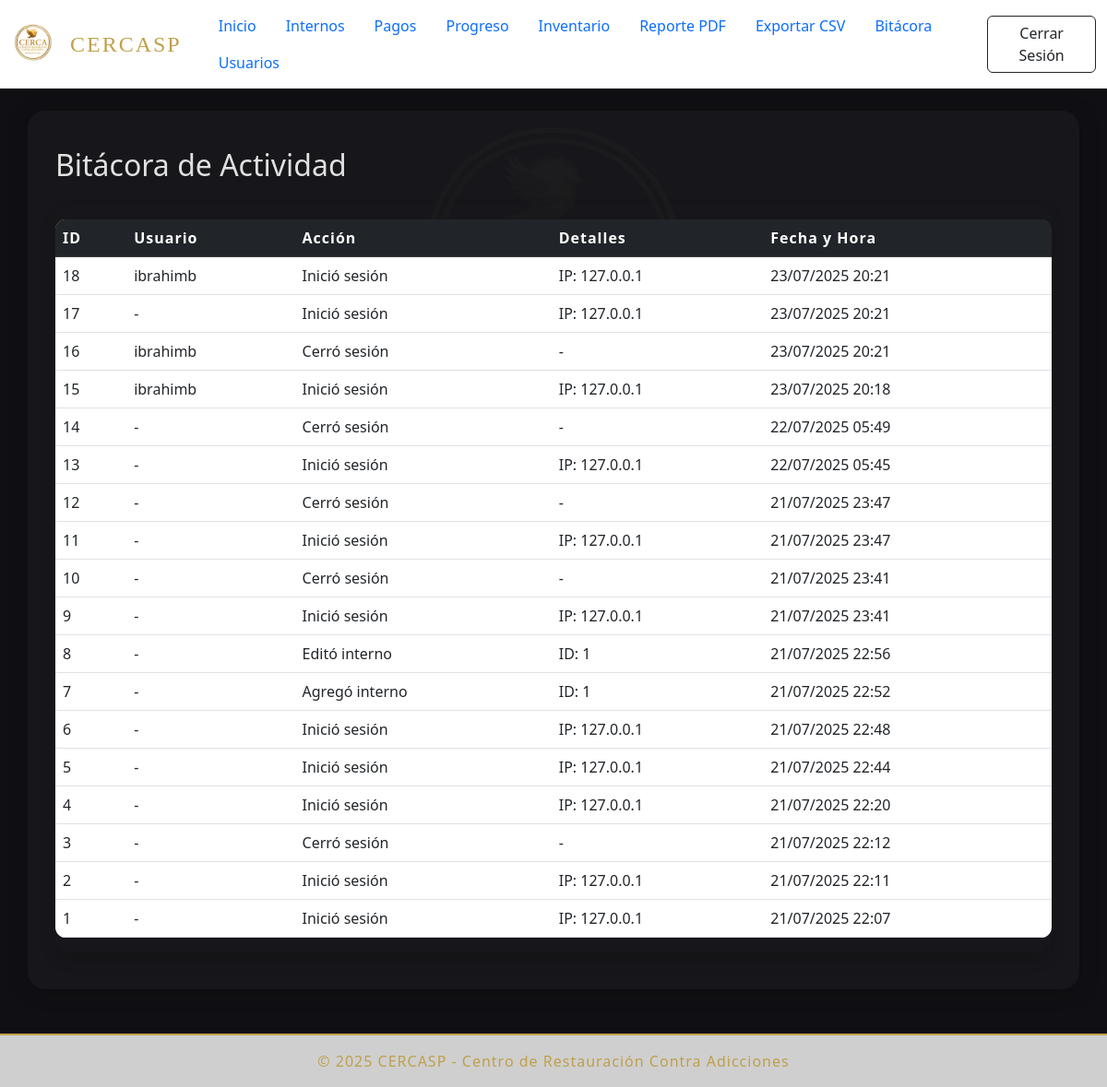
The page /logs (signed in) on the database its author committed.
### cercasp/models.py (models this page shows)
class Log(db.Model):
    id = db.Column(db.Integer, primary_key=True)
    user_id = db.Column(db.Integer, db.ForeignKey('user.id'))
    user = db.relationship('User', backref='logs')
    action = db.Column(db.Text, nullable=False)
    timestamp = db.Column(db.DateTime, default=datetime.utcnow)
    details = db.Column(db.Text)

class User(db.Model, UserMixin):
    id = db.Column(db.Integer, primary_key=True)
    username = db.Column(db.String(80), unique=True, nullable=False)
    password = db.Column(db.String(255), nullable=False)
    role = db.Column(db.String(50), nullable=False)
    permissions = db.Column(db.Text)
    otp_secret = db.Column(db.String(16))  # For 2FA

### cercasp/blueprints/logs.py (the view)
@logs_bp.route('/logs')
@login_required
def list_logs():
    if current_user.username != 'ibrahimb':
        flash('Acceso denegado: solo el usuario autorizado puede ver la bitácora.', 'danger')
        return redirect(url_for('dashboard.dashboard'))
    logs = Log.query.order_by(Log.timestamp.desc()).limit(200).all()
    return render_template('list_logs.html', logs=logs)

### cercasp/__init__.py (called while the page is built)
@login_manager.user_loader
def load_user(user_id):
    from .models import User
    return User.query.get(int(user_id))

### cercasp/templates/list_logs.html (shortened to what this page needs)
{% extends 'base.html' %}
{% block content %}
<div class="d-flex justify-content-between align-items-center mb-4">
    <h2 class="mb-0">Bitácora de Actividad</h2>
</div>
<div class="table-responsive rounded-4 shadow">
<table class="table table-hover align-middle">
    <thead class="table-dark">
        <tr>
            <th>ID</th>
            <th>Usuario</th>
            <th>Acción</th>
            <th>Detalles</th>
            <th>Fecha y Hora</th>
        </tr>
    </thead>
    <tbody>
        {% for log in logs %}
        <tr>
            <td>{{ log.id }}</td>
            <td>{{ log.user.username if log.user else '-' }}</td>
            <td>{{ log.action }}</td>
            <td>{{ log.details or '-' }}</td>
            <td>{{ log.timestamp.strftime('%d/%m/%Y %H:%M') }}</td>
        </tr>
        {% else %}
        <tr>
            <td colspan="5" class="text-center">No hay registros en la bitácora.</td>
        </tr>
        {% endfor %}
    </tbody>
</table>
</div>
{% endblock %}

### cercasp/templates/base.html (shortened to what this page needs)
<!DOCTYPE html>
<html lang="es">
<head>
    <link rel="stylesheet" href="https://cdn.jsdelivr.net/npm/bootstrap@5.3.0/dist/css/bootstrap.min.css">
    <link rel="stylesheet" href="{{ url_for('static', filename='css/main.css') }}">
</head>
<body>
    <header class="shadow-sm bg-white sticky-top">
        <div class="container-fluid d-flex align-items-center py-2">
            <img src="{{ url_for('static', filename='img/logo_cercasp.png') }}" alt="Logo Cercasp" style="height:48px;width:auto;margin-right:16px;">
            <h1 class="h4 mb-0 me-4" style="font-family: 'Georgia', serif; color: #bfa14a; letter-spacing: 2px;">CERCASP</h1>
            <nav class="flex-grow-1">
                <ul class="nav nav-pills">
                    <li class="nav-item"><a class="nav-link" href="{{ url_for('dashboard.dashboard') }}">Inicio</a></li>
                    <li class="nav-item"><a class="nav-link" href="{{ url_for('interns.list_interns') }}">Internos</a></li>
                    <li class="nav-item"><a class="nav-link" href="{{ url_for('payments.list_payments') }}">Pagos</a></li>
                    <li class="nav-item"><a class="nav-link" href="{{ url_for('progress.list_progress') }}">Progreso</a></li>
                    <li class="nav-item"><a class="nav-link" href="{{ url_for('inventory.list_inventory') }}">Inventario</a></li>
                    <li class="nav-item"><a class="nav-link" href="{{ url_for('reports.generate_pdf_report') }}">Reporte PDF</a></li>
                    <li class="nav-item"><a class="nav-link" href="{{ url_for('reports.export_interns') }}">Exportar CSV</a></li>
                {% if current_user.is_authenticated and current_user.username == 'ibrahimb' %}
                    <li class="nav-item"><a class="nav-link" href="{{ url_for('logs.list_logs') }}">Bitácora</a></li>
                    <li class="nav-item"><a class="nav-link" href="{{ url_for('users.list_users') }}">Usuarios</a></li>
                {% endif %}
                </ul>
            </nav>
            <div>
                <a class="btn btn-outline-dark ms-2" href="{{ url_for('auth.logout') }}">Cerrar Sesión</a>
            </div>
        </div>
    </header>
    <main class="container my-4">
        {% block content %}{% endblock %}
    </main>
    <footer class="text-center py-3 mt-5" style="background:rgba(255,255,255,0.8);color:#bfa14a;font-size:1rem;">
        &copy; {{ 2025 }} CERCASP - Centro de Restauración Contra Adicciones
    </footer>
</body>
</html>

### cercasp/static/css/main.css (style rules this page uses)
body { font-family: 'Segoe UI', Arial, sans-serif; background-color: #101014; background-image: url('/static/img/logo_cercasp.png'); background-repeat: no-repeat; background-position: center 120px; background-attachment: fixed; background-size: 28vw auto; min-height: 100vh; }
.table { margin-top: 1rem; background: rgba(16,16,20,0.98); border-radius: 0.7rem; overflow: hidden; box-shadow: 0 2px 12px rgba(0,0,0,0.13); color: #e0e0e0; }
.table thead { background: linear-gradient(90deg, #bfa14a 60%, #1e2a38 100%); color: #fff; letter-spacing: 1px; }
.form-control, .btn, .table, .alert { box-shadow: none !important; }
main.container { background: rgba(24,24,28,0.98); border-radius: 1.2rem; box-shadow: 0 2px 24px rgba(0,0,0,0.18); padding: 2.5rem 2.5vw; margin-top: 2.5rem; margin-bottom: 2.5rem; color: #e0e0e0; }
footer { letter-spacing: 1px; background: #181818; color: #bfa14a; border-top: 2px solid #bfa14a; }

### rows shown on the page
Log: id "18", user "ibrahimb", action "Inició sesión", details "IP: 127.0.0.1", timestamp "23/07/2025 20:21"
Log: id "17", user "-", action "Inició sesión", details "IP: 127.0.0.1", timestamp "23/07/2025 20:21"
Log: id "16", user "ibrahimb", action "Cerró sesión", details "-", timestamp "23/07/2025 20:21"
Log: id "15", user "ibrahimb", action "Inició sesión", details "IP: 127.0.0.1", timestamp "23/07/2025 20:18"
Log: id "14", user "-", action "Cerró sesión", details "-", timestamp "22/07/2025 05:49"
Log: id "13", user "-", action "Inició sesión", details "IP: 127.0.0.1", timestamp "22/07/2025 05:45"
Log: id "12", user "-", action "Cerró sesión", details "-", timestamp "21/07/2025 23:47"
Log: id "11", user "-", action "Inició sesión", details "IP: 127.0.0.1", timestamp "21/07/2025 23:47"
Log: id "10", user "-", action "Cerró sesión", details "-", timestamp "21/07/2025 23:41"
Log: id "9", user "-", action "Inició sesión", details "IP: 127.0.0.1", timestamp "21/07/2025 23:41"
Log: id "8", user "-", action "Editó interno", details "ID: 1", timestamp "21/07/2025 22:56"
Log: id "7", user "-", action "Agregó interno", details "ID: 1", timestamp "21/07/2025 22:52"
Log: id "6", user "-", action "Inició sesión", details "IP: 127.0.0.1", timestamp "21/07/2025 22:48"
Log: id "5", user "-", action "Inició sesión", details "IP: 127.0.0.1", timestamp "21/07/2025 22:44"
Log: id "4", user "-", action "Inició sesión", details "IP: 127.0.0.1", timestamp "21/07/2025 22:20"
Log: id "3", user "-", action "Cerró sesión", details "-", timestamp "21/07/2025 22:12"
Log: id "2", user "-", action "Inició sesión", details "IP: 127.0.0.1", timestamp "21/07/2025 22:11"
Log: id "1", user "-", action "Inició sesión", details "IP: 127.0.0.1", timestamp "21/07/2025 22:07"

### other values the page prints
{{ 2025 }} "2025"
